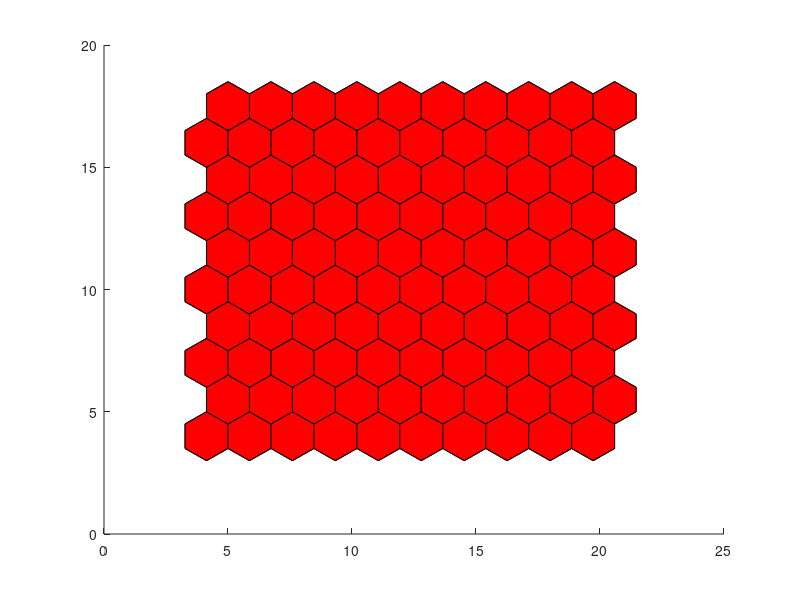

The MATLAB script that drew this image:
clc;clear;
L=1;
inta=10;
m=inta;
n=inta;
HW=0;
HL=0;
A=[5 4];
x=cell(m,n);
y=cell(m,n);
Ro3=sqrt(3);
t = linspace(0,2*pi,7);
X_L=0:L:L*(m-1);
Y_L=0:L:L*(n-1);
tic
for i=1:m
    for j=1:n
        x{i,j} = L*sin(t)+Ro3*(X_L(i)-1)+L*Ro3*3/4+L*Ro3*1/4*(-1)^(j+HW)+A(1);
        y{i,j} = L*cos(t)+Y_L(j)*3/2+A(2);
    end
end
X_T=[x{:}];
Y_T=[y{:}];
X=reshape(X_T,7,length(X_T)/7);%m
Y=reshape(Y_T,7,length(Y_T)/7);%n
% x=x';
% %y=y'%7
% x=repmat(x,1,n);%(m*n)*7
% Y=repmat(y,1,m);%7
% X=reshape(x',7,m*n);%7
toc
tic
figure(gcf)
hold on
line(X,Y,'Color','black','MarkerEdgeColor','y')
toc
tic
for i=1:m*n
    pause(0.1)
fill(X(:,i),Y(:,i),[1 0 0])
end
toc
hold off